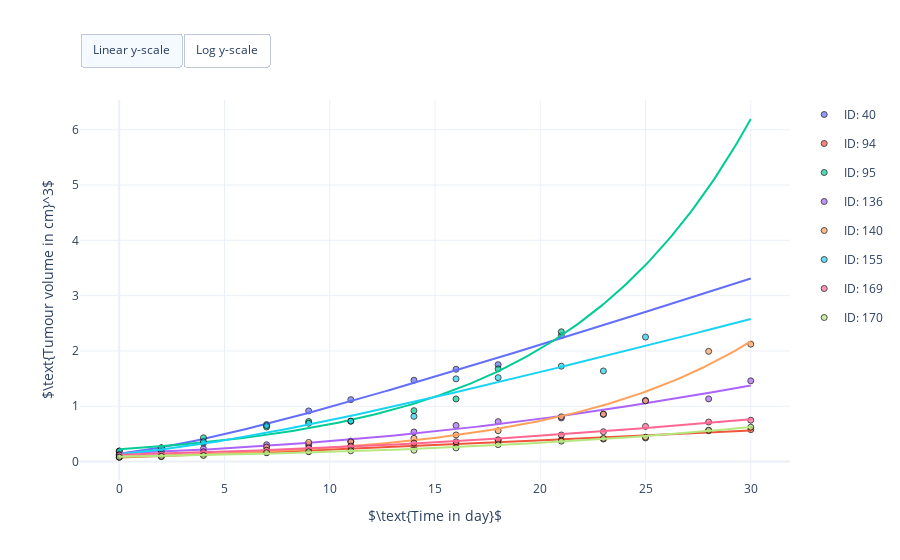

Notebook source saved alongside this figure:
### Code cell
#
# Visualise simulated tumour growth together with control growth data.
#
# This cell needs the optimised model parameters, the simulated tumour growth and the control growth data:
# [mouse_parameters, times, tumour_growth, data]
#

import pandas as pd
import plotly.colors
import plotly.graph_objects as go


# Get number of individual mice
n_mice = len(tumour_growth)

# Define colorscheme
colors = plotly.colors.qualitative.Plotly[:n_mice]

# Create figure
fig = go.Figure()

# Scatter plot LXF A677 time-series data for each mouse
mouse_ids = data['#ID'].unique()
for index, id_m in enumerate(mouse_ids):
    # Create mask for mouse
    mask = data['#ID'] == id_m

    # Get time points for mouse
    observed_times = data['TIME in day'][mask]

    # Get observed tumour volumes for mouse
    observed_volumes = data['TUMOUR VOLUME in cm^3'][mask]

    # Get simulated tumour volumes for mouse
    simulated_volumes = tumour_growth[index, :]

    # Get mouse parameters
    params = mouse_parameters[index, :]

    # Plot data
    fig.add_trace(go.Scatter(
        x=observed_times,
        y=observed_volumes,
        legendgroup="ID: %d" % id_m,
        name="ID: %d" % id_m,
        showlegend=True,
        hovertemplate=
            "<b>Measurement </b><br>" +
            "ID: %d<br>" % id_m +
            "Time: %{x:} day<br>" +
            "Tumour volume: %{y:.02f} cm^3<br>" +
            "Cancer type: LXF A677<br>" +
            "<extra></extra>",
        mode="markers",
        marker=dict(
            symbol='circle',
            opacity=0.7,
            line=dict(color='black', width=1),
            color=colors[index])
    ))

    # Plot simulated growth
    fig.add_trace(go.Scatter(
        x=times,
        y=simulated_volumes,
        legendgroup="ID: %d" % id_m,
        name="ID: %d" % id_m,
        showlegend=False,
        hovertemplate=
            "<b>Simulation </b><br>" +
            "ID: %d<br>" % id_m +
            "Time: %{x:.0f} day<br>" +
            "Tumour volume: %{y:.02f} cm^3<br>" +
            "Cancer type: LXF A677<br>" +
            "<br>" +
            "<b>Parameter estimates </b><br>" +
            "Initial tumour volume: %.02f cm^3<br>" % params[0] +
            "Expon. growth rate: %.02f 1/day<br>" % params[1] +
            "Lin. growth rate: %.02f cm^3/day<br>" % params[2] +
            "<extra></extra>",
        mode="lines",
        line=dict(color=colors[index])
    ))

# Set X, Y axis and figure size
fig.update_layout(
    autosize=True,
    xaxis_title=r'$\text{Time in day}$',
    yaxis_title=r'$\text{Tumour volume in cm}^3$',
    template="plotly_white")

# Add switch between linear and log y-scale
fig.update_layout(
    updatemenus=[
        dict(
            type = "buttons",
            direction = "left",
            buttons=list([
                dict(
                    args=[{"yaxis.type": "linear"}],
                    label="Linear y-scale",
                    method="relayout"
                ),
                dict(
                    args=[{"yaxis.type": "log"}],
                    label="Log y-scale",
                    method="relayout"
                )
            ]),
            pad={"r": 0, "t": -10},
            showactive=True,
            x=0.0,
            xanchor="left",
            y=1.15,
            yanchor="top"
        ),
    ]
)

# Show figure
fig.show()

### Figure 1 — Plotly figure (JSON) as saved in the notebook; plotly's stock layout.template omitted (floating-point values rounded to 4 significant figures; data arrays with more than 128 entries replaced by an {"elided": "..."} marker saying what was removed)
{"data": [{"hovertemplate": "<b>Measurement </b><br>ID: 40<br>Time: %{x:} day<br>Tumour volume: %{y:.02f} cm^3<br>Cancer type: LXF A677<br><extra></extra>", "legendgroup": "ID: 40", "marker": {"color": "#636EFA", "line": {"color": "black", "width": 1}, "opacity": 0.7, "symbol": "circle"}, "mode": "markers", "name": "ID: 40", "showlegend": true, "type": "scatter", "x": [0, 2, 4, 7, 9, 11, 14, 16, 18, 21], "y": [0.1918, 0.2492, 0.3307, 0.6684, 0.915, 1.119, 1.47, 1.669, 1.752, 2.277]}, {"hovertemplate": "<b>Simulation </b><br>ID: 40<br>Time: %{x:.0f} day<br>Tumour volume: %{y:.02f} cm^3<br>Cancer type: LXF A677<br><br><b>Parameter estimates </b><br>Initial tumour volume: 0.14 cm^3<br>Expon. growth rate: 0.28 1/day<br>Lin. growth rate: 0.13 cm^3/day<br><extra></extra>", "legendgroup": "ID: 40", "line": {"color": "#636EFA"}, "mode": "lines", "name": "ID: 40", "showlegend": false, "type": "scatter", "x": {"elided": "200 float values"}, "y": {"elided": "200 float values"}}, {"hovertemplate": "<b>Measurement </b><br>ID: 94<br>Time: %{x:} day<br>Tumour volume: %{y:.02f} cm^3<br>Cancer type: LXF A677<br><extra></extra>", "legendgroup": "ID: 94", "marker": {"color": "#EF553B", "line": {"color": "black", "width": 1}, "opacity": 0.7, "symbol": "circle"}, "mode": "markers", "name": "ID: 94", "showlegend": true, "type": "scatter", "x": [0, 2, 4, 7, 9, 11, 14, 16, 18, 21, 23, 25, 28, 30], "y": [0.07725, 0.08848, 0.1253, 0.1655, 0.1895, 0.2647, 0.2647, 0.3069, 0.3892, 0.3892, 0.4058, 0.4265, 0.5551, 0.5762]}, {"hovertemplate": "<b>Simulation </b><br>ID: 94<br>Time: %{x:.0f} day<br>Tumour volume: %{y:.02f} cm^3<br>Cancer type: LXF A677<br><br><b>Parameter estimates </b><br>Initial tumour volume: 0.07 cm^3<br>Expon. growth rate: 0.17 1/day<br>Lin. growth rate: 0.02 cm^3/day<br><extra></extra>", "legendgroup": "ID: 94", "line": {"color": "#EF553B"}, "mode": "lines", "name": "ID: 94", "showlegend": false, "type": "scatter", "x": {"elided": "200 float values"}, "y": {"elided": "200 float values"}}, {"hovertemplate": "<b>Measurement </b><br>ID: 95<br>Time: %{x:} day<br>Tumour volume: %{y:.02f} cm^3<br>Cancer type: LXF A677<br><extra></extra>", "legendgroup": "ID: 95", "marker": {"color": "#00CC96", "line": {"color": "black", "width": 1}, "opacity": 0.7, "symbol": "circle"}, "mode": "markers", "name": "ID: 95", "showlegend": true, "type": "scatter", "x": [0, 2, 4, 7, 9, 11, 14, 16, 18, 21], "y": [0.1862, 0.2464, 0.4293, 0.6243, 0.7247, 0.7301, 0.9196, 1.131, 1.676, 2.347]}, {"hovertemplate": "<b>Simulation </b><br>ID: 95<br>Time: %{x:.0f} day<br>Tumour volume: %{y:.02f} cm^3<br>Cancer type: LXF A677<br><br><b>Parameter estimates </b><br>Initial tumour volume: 0.22 cm^3<br>Expon. growth rate: 0.06 1/day<br>Lin. growth rate: 740376006849.86 cm^3/day<br><extra></extra>", "legendgroup": "ID: 95", "line": {"color": "#00CC96"}, "mode": "lines", "name": "ID: 95", "showlegend": false, "type": "scatter", "x": {"elided": "200 float values"}, "y": {"elided": "200 float values"}}, {"hovertemplate": "<b>Measurement </b><br>ID: 136<br>Time: %{x:} day<br>Tumour volume: %{y:.02f} cm^3<br>Cancer type: LXF A677<br><extra></extra>", "legendgroup": "ID: 136", "marker": {"color": "#AB63FA", "line": {"color": "black", "width": 1}, "opacity": 0.7, "symbol": "circle"}, "mode": "markers", "name": "ID: 136", "showlegend": true, "type": "scatter", "x": [0, 2, 4, 7, 9, 11, 14, 16, 18, 21, 23, 25, 28, 30], "y": [0.1186, 0.1751, 0.23, 0.3027, 0.3027, 0.3704, 0.5342, 0.6517, 0.7213, 0.7873, 0.853, 1.105, 1.133, 1.459]}, {"hovertemplate": "<b>Simulation </b><br>ID: 136<br>Time: %{x:.0f} day<br>Tumour volume: %{y:.02f} cm^3<br>Cancer type: LXF A677<br><br><b>Parameter estimates </b><br>Initial tumour volume: 0.15 cm^3<br>Expon. growth rate: 0.05 1/day<br>Lin. growth rate: 0.13 cm^3/day<br><extra></extra>", "legendgroup": "ID: 136", "line": {"color": "#AB63FA"}, "mode": "lines", "name": "ID: 136", "showlegend": false, "type": "scatter", "x": {"elided": "200 float values"}, "y": {"elided": "200 float values"}}, {"hovertemplate": "<b>Measurement </b><br>ID: 140<br>Time: %{x:} day<br>Tumour volume: %{y:.02f} cm^3<br>Cancer type: LXF A677<br><extra></extra>", "legendgroup": "ID: 140", "marker": {"color": "#FFA15A", "line": {"color": "black", "width": 1}, "opacity": 0.7, "symbol": "circle"}, "mode": "markers", "name": "ID: 140", "showlegend": true, "type": "scatter", "x": [0, 2, 4, 7, 9, 11, 14, 16, 18, 21, 23, 25, 28, 30], "y": [0.07933, 0.1269, 0.1461, 0.2611, 0.3457, 0.3552, 0.419, 0.4803, 0.5567, 0.809, 0.8573, 1.098, 1.992, 2.123]}, {"hovertemplate": "<b>Simulation </b><br>ID: 140<br>Time: %{x:.0f} day<br>Tumour volume: %{y:.02f} cm^3<br>Cancer type: LXF A677<br><br><b>Parameter estimates </b><br>Initial tumour volume: 0.08 cm^3<br>Expon. growth rate: 0.05 1/day<br>Lin. growth rate: 5807812786.35 cm^3/day<br><extra></extra>", "legendgroup": "ID: 140", "line": {"color": "#FFA15A"}, "mode": "lines", "name": "ID: 140", "showlegend": false, "type": "scatter", "x": {"elided": "200 float values"}, "y": {"elided": "200 float values"}}, {"hovertemplate": "<b>Measurement </b><br>ID: 155<br>Time: %{x:} day<br>Tumour volume: %{y:.02f} cm^3<br>Cancer type: LXF A677<br><extra></extra>", "legendgroup": "ID: 155", "marker": {"color": "#19D3F3", "line": {"color": "black", "width": 1}, "opacity": 0.7, "symbol": "circle"}, "mode": "markers", "name": "ID: 155", "showlegend": true, "type": "scatter", "x": [0, 2, 4, 7, 9, 11, 14, 16, 18, 21, 23, 25], "y": [0.1059, 0.1677, 0.3563, 0.649, 0.6922, 0.7301, 0.8165, 1.495, 1.517, 1.724, 1.638, 2.251]}, {"hovertemplate": "<b>Simulation </b><br>ID: 155<br>Time: %{x:.0f} day<br>Tumour volume: %{y:.02f} cm^3<br>Cancer type: LXF A677<br><br><b>Parameter estimates </b><br>Initial tumour volume: 0.13 cm^3<br>Expon. growth rate: 0.20 1/day<br>Lin. growth rate: 0.11 cm^3/day<br><extra></extra>", "legendgroup": "ID: 155", "line": {"color": "#19D3F3"}, "mode": "lines", "name": "ID: 155", "showlegend": false, "type": "scatter", "x": {"elided": "200 float values"}, "y": {"elided": "200 float values"}}, {"hovertemplate": "<b>Measurement </b><br>ID: 169<br>Time: %{x:} day<br>Tumour volume: %{y:.02f} cm^3<br>Cancer type: LXF A677<br><extra></extra>", "legendgroup": "ID: 169", "marker": {"color": "#FF6692", "line": {"color": "black", "width": 1}, "opacity": 0.7, "symbol": "circle"}, "mode": "markers", "name": "ID: 169", "showlegend": true, "type": "scatter", "x": [0, 2, 4, 7, 9, 11, 14, 16, 18, 21, 23, 25, 28, 30], "y": [0.123, 0.1288, 0.1764, 0.2052, 0.2461, 0.2788, 0.333, 0.3564, 0.3928, 0.4799, 0.5391, 0.6354, 0.7146, 0.747]}, {"hovertemplate": "<b>Simulation </b><br>ID: 169<br>Time: %{x:.0f} day<br>Tumour volume: %{y:.02f} cm^3<br>Cancer type: LXF A677<br><br><b>Parameter estimates </b><br>Initial tumour volume: 0.12 cm^3<br>Expon. growth rate: 0.04 1/day<br>Lin. growth rate: 0.07 cm^3/day<br><extra></extra>", "legendgroup": "ID: 169", "line": {"color": "#FF6692"}, "mode": "lines", "name": "ID: 169", "showlegend": false, "type": "scatter", "x": {"elided": "200 float values"}, "y": {"elided": "200 float values"}}, {"hovertemplate": "<b>Measurement </b><br>ID: 170<br>Time: %{x:} day<br>Tumour volume: %{y:.02f} cm^3<br>Cancer type: LXF A677<br><extra></extra>", "legendgroup": "ID: 170", "marker": {"color": "#B6E880", "line": {"color": "black", "width": 1}, "opacity": 0.7, "symbol": "circle"}, "mode": "markers", "name": "ID: 170", "showlegend": true, "type": "scatter", "x": [0, 2, 4, 7, 9, 11, 14, 16, 18, 21, 23, 25, 28, 30], "y": [0.08006, 0.09422, 0.1093, 0.159, 0.1762, 0.1941, 0.2042, 0.2464, 0.3051, 0.3683, 0.4182, 0.4396, 0.5662, 0.6206]}, {"hovertemplate": "<b>Simulation </b><br>ID: 170<br>Time: %{x:.0f} day<br>Tumour volume: %{y:.02f} cm^3<br>Cancer type: LXF A677<br><br><b>Parameter estimates </b><br>Initial tumour volume: 0.09 cm^3<br>Expon. growth rate: 0.04 1/day<br>Lin. growth rate: 0.19 cm^3/day<br><extra></extra>", "legendgroup": "ID: 170", "line": {"color": "#B6E880"}, "mode": "lines", "name": "ID: 170", "showlegend": false, "type": "scatter", "x": {"elided": "200 float values"}, "y": {"elided": "200 float values"}}], "layout": {"autosize": true, "updatemenus": [{"buttons": [{"args": [{"yaxis.type": "linear"}], "label": "Linear y-scale", "method": "relayout"}, {"args": [{"yaxis.type": "log"}], "label": "Log y-scale", "method": "relayout"}], "direction": "left", "pad": {"r": 0, "t": -10}, "showactive": true, "type": "buttons", "x": 0, "xanchor": "left", "y": 1.15, "yanchor": "top"}], "xaxis": {"title": {"text": "$\\text{Time in day}$"}}, "yaxis": {"title": {"text": "$\\text{Tumour volume in cm}^3$"}}}}
